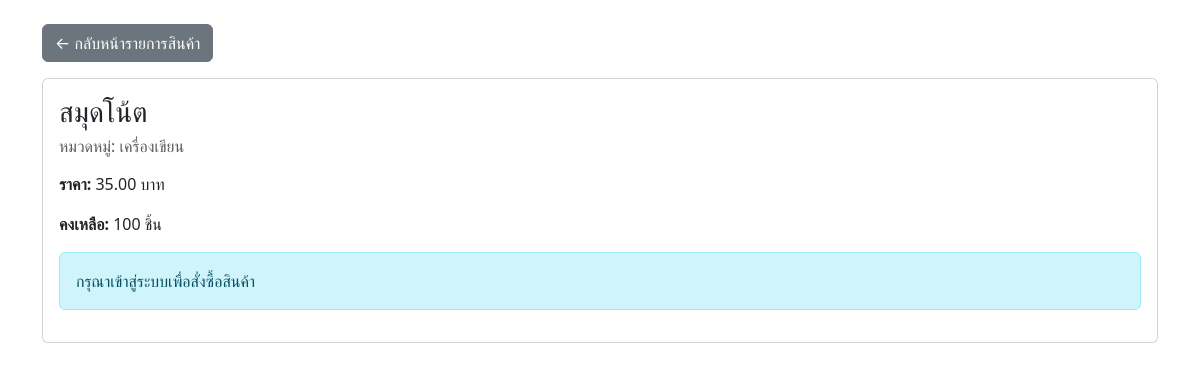
The app's page /product_detail.php?id=2 with its own data.
### tables this page shows
CREATE TABLE IF NOT EXISTS products (
    product_id INT AUTO_INCREMENT PRIMARY KEY,
    product_name VARCHAR(150) NOT NULL,
    description TEXT,
    price DECIMAL(10,2) NOT NULL,
    stock INT DEFAULT 0,
    category_id INT,
    created_at TIMESTAMP DEFAULT CURRENT_TIMESTAMP,
    FOREIGN KEY (category_id) REFERENCES categories(category_id) ON DELETE SET NULL
);

CREATE TABLE IF NOT EXISTS categories (
    category_id INT AUTO_INCREMENT PRIMARY KEY,
    category_name VARCHAR(100) NOT NULL
);

### product_detail.php (the view, shortened to what this page needs)
<?php
require_once 'config.php';
$product_id = $_GET['id'];
$stmt = $conn->prepare("SELECT p.*, c.category_name
    FROM products p
    LEFT JOIN categories c ON p.category_id = c.category_id
    WHERE p.product_id = ?");
    $stmt->execute([$product_id]);
$product = $stmt->fetch(PDO::FETCH_ASSOC);
$isLoggedIn = isset($_SESSION['user_id']);
?>
<!DOCTYPE html>
<html lang="th">
<head>
    <link href="https://cdn.jsdelivr.net/npm/bootstrap@5.3.0/dist/css/bootstrap.min.css" rel="stylesheet">
</head>
<body class="container mt-4">
    <a href="test.php" class="btn btn-secondary mb-3">← กลับหน้ารายการสินค้า</a>
    <div class="card">
        <div class="card-body">
            <h3 class="card-title"><?= htmlspecialchars($product['product_name']) ?></h3>
            <h6 class="text-muted">หมวดหมู่: <?= htmlspecialchars($product['category_name']) ?></h6>
            <p><strong>ราคา:</strong> <?= htmlspecialchars($product['price']) ?> บาท</p>
            <p><strong>คงเหลือ:</strong> <?= htmlspecialchars($product['stock']) ?> ชิ้น </p>
            <?php if ($isLoggedIn): ?>
            <form form action="cart.php" method="post" class="mt-3">
                <input type="hidden" name="product_id" value="<?= $product['product_id'] ?>">
                <label for="quantity">จำนวน:</label>
                <input type="number" name="quantity" id="quantity" value="1" min="1" max="<?=
                    $product['stock'] ?>" required>
                <button type="submit" class="btn btn-success">เพิ่มในตะกร้า</button>
            </form>
            <?php else: ?>
            <div class="alert alert-info mt-3">กรุณาเข้าสู่ระบบเพื่อสั่งซื้อสินค้า</div>
            <?php endif; ?>
        </div>
    </div>
</body>
</html>

### records on screen
products: product_name "สมุดโน้ต", category.category_name "เครื่องเขียน", price "35.00", stock "100"
